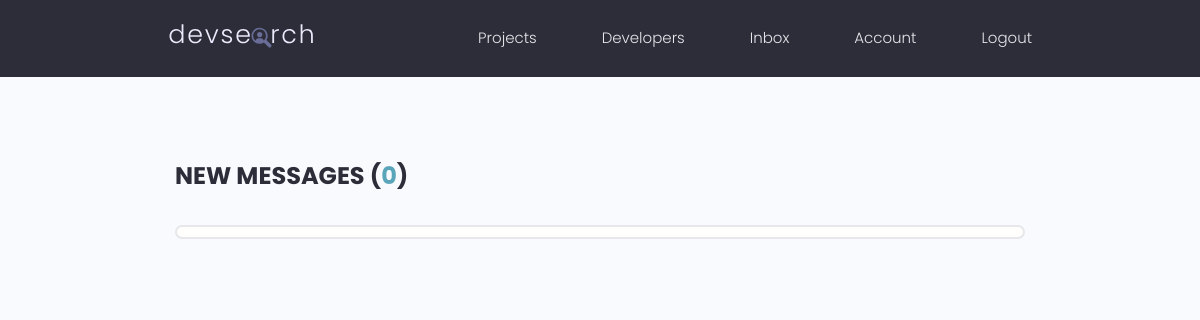
Before: /developers/inbox/ (signed in) with the older database file.
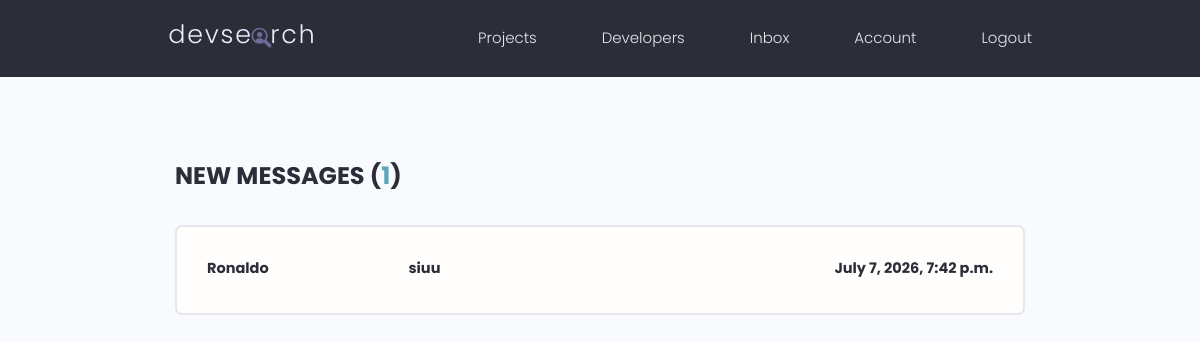
After: the same page with the newer database file.
### users/models.py (models this page shows, shortened)
class Message(models.Model):
    sender = models.ForeignKey(
        Profile,
        on_delete=models.SET_NULL,
        null=True,
        blank=True
    )
    recipient = models.ForeignKey(
        Profile,
        on_delete=models.SET_NULL,
        null=True,
        blank=True,
        related_name='messages'
    )
    name = models.CharField(
        max_length=200,
        null=True,
        blank=True
    )
    email = models.EmailField(
        max_length=200,
        null=True,
        blank=True
    )
    subject = models.CharField(
        max_length=200,
        null=True,
        blank=True
    )
    body = models.TextField()
    is_read = models.BooleanField(
        default=False,
        null=True
    )
    created = models.DateTimeField(
        auto_now_add=True
    )
    id = models.UUIDField(
        default=uuid.uuid4,
        unique=True,
        primary_key=True,
        editable=False
    )
    class Meta:
        ordering = ['is_read', '-created']

### users/views.py (the view)
# urls.py: path('inbox/', views.inbox, name='inbox'),
@login_required(login_url='login')
def inbox(request):
    profile = request.user.profile
    messageRequests = profile.messages.all()
    unreadCount = messageRequests.filter(is_read=False).count()
    context = {
        'messageRequests': messageRequests,
        'unreadCount': unreadCount,
    }
    return render(
        request,
        'users/inbox.html',
        context
    )

### users/templates/users/inbox.html
{% extends 'main.html' %}
{% block content %}
<main class="inbox my-xl">
  <div class="content-box">
    <h3 class="inbox__title">
      New Messages (<span>{{unreadCount}}</span>)
    </h3>
    <ul class="messages">
      {% for message in messageRequests %}
      <li class="message {% if message.is_read == False %}message--unread{% endif %}">
        <a href="{% url 'message' message.id %}">
          <span class="message__author">{{message.name}}</span>
          <span class="message__subject">{{message.subject}}</span>
          <span class="message__date">{{message.created}}</span>
        </a>
      </li>
      {% endfor %}
    </ul>
  </div>
</main>
{% endblock %}

Changed rows visible on the page:
added Message: name "Ronaldo", subject "siuu", created "July 7, 2026, 7:42 p.m."
Other visible differences:
{{ unreadCount }}: "0" → "1"
